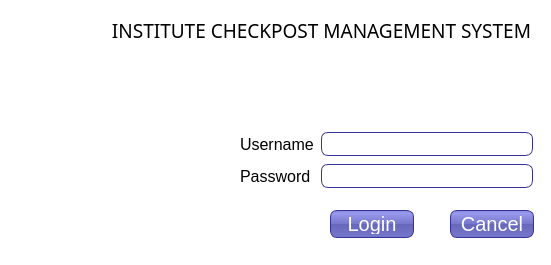
<?xml version="1.0" encoding="UTF-8"?>
<ui version="4.0">
 <class>Form</class>
 <widget class="QWidget" name="Form">
  <property name="geometry">
   <rect>
    <x>0</x>
    <y>0</y>
    <width>551</width>
    <height>265</height>
   </rect>
  </property>
  <property name="windowTitle">
   <string>Form</string>
  </property>
  <property name="styleSheet">
   <string notr="true">#Form{
background-image: url(C:/Python27/ICPMS/login.jpg);
background-repeat:no repeat;
background-position:left;
background-color:white;
}
QPushButton{
color: white;
background-color: QLinearGradient( x1: 0, y1: 0, x2: 0, y2: 1, stop: 0 #88d, stop: 0.1 #99e, stop: 0.49 #77c, stop: 0.5 #66b, stop: 1 #77c);
border-width: 1px;
border-color: #339;
border-style: solid;
border-radius: 7;
padding: 3px;
font-size: 20px;
padding-left: 5px;
padding-right: 5px;
min-width: 50px;
max-width: 50px;
min-height: 18px;
max-height: 20px;}

QLineEdit{
border-width: 1px;
border-color: #339;
border-style: solid;
border-radius: 7;
padding: 3px;
padding-left: 5px;
padding-right: 5px;
}

</string>
  </property>
  <widget class="QPushButton" name="cancel_btn">
   <property name="geometry">
    <rect>
     <x>450</x>
     <y>210</y>
     <width>84</width>
     <height>28</height>
    </rect>
   </property>
   <property name="sizePolicy">
    <sizepolicy hsizetype="Fixed" vsizetype="Fixed">
     <horstretch>0</horstretch>
     <verstretch>0</verstretch>
    </sizepolicy>
   </property>
   <property name="minimumSize">
    <size>
     <width>84</width>
     <height>26</height>
    </size>
   </property>
   <property name="styleSheet">
    <string notr="true">width:72px</string>
   </property>
   <property name="text">
    <string>Cancel</string>
   </property>
  </widget>
  <widget class="QPushButton" name="login_btn">
   <property name="geometry">
    <rect>
     <x>330</x>
     <y>210</y>
     <width>84</width>
     <height>28</height>
    </rect>
   </property>
   <property name="sizePolicy">
    <sizepolicy hsizetype="Fixed" vsizetype="Fixed">
     <horstretch>0</horstretch>
     <verstretch>0</verstretch>
    </sizepolicy>
   </property>
   <property name="minimumSize">
    <size>
     <width>84</width>
     <height>26</height>
    </size>
   </property>
   <property name="styleSheet">
    <string notr="true">width:72px</string>
   </property>
   <property name="text">
    <string>Login</string>
   </property>
  </widget>
  <widget class="QWidget" name="">
   <property name="geometry">
    <rect>
     <x>240</x>
     <y>130</y>
     <width>293</width>
     <height>60</height>
    </rect>
   </property>
   <layout class="QVBoxLayout" name="verticalLayout">
    <item>
     <layout class="QHBoxLayout" name="horizontalLayout">
      <item>
       <widget class="QLabel" name="username_label">
        <property name="font">
         <font>
          <pointsize>12</pointsize>
         </font>
        </property>
        <property name="text">
         <string>Username</string>
        </property>
       </widget>
      </item>
      <item>
       <widget class="QLineEdit" name="username_lineEdit">
        <property name="sizePolicy">
         <sizepolicy hsizetype="Fixed" vsizetype="Fixed">
          <horstretch>0</horstretch>
          <verstretch>0</verstretch>
         </sizepolicy>
        </property>
        <property name="styleSheet">
         <string notr="true">width:200px</string>
        </property>
       </widget>
      </item>
     </layout>
    </item>
    <item>
     <layout class="QHBoxLayout" name="horizontalLayout_2">
      <item>
       <widget class="QLabel" name="password_label">
        <property name="font">
         <font>
          <pointsize>12</pointsize>
         </font>
        </property>
        <property name="text">
         <string>Password</string>
        </property>
       </widget>
      </item>
      <item>
       <widget class="QLineEdit" name="password_lineEdit">
        <property name="sizePolicy">
         <sizepolicy hsizetype="Fixed" vsizetype="Fixed">
          <horstretch>0</horstretch>
          <verstretch>0</verstretch>
         </sizepolicy>
        </property>
        <property name="styleSheet">
         <string notr="true">width:200px</string>
        </property>
        <property name="echoMode">
         <enum>QLineEdit::Password</enum>
        </property>
       </widget>
      </item>
     </layout>
    </item>
   </layout>
  </widget>
  <widget class="QLabel" name="label">
   <property name="geometry">
    <rect>
     <x>30</x>
     <y>0</y>
     <width>501</width>
     <height>61</height>
    </rect>
   </property>
   <property name="font">
    <font>
     <family>NEOTERIQUE</family>
     <pointsize>14</pointsize>
    </font>
   </property>
   <property name="text">
    <string>INSTITUTE CHECKPOST MANAGEMENT SYSTEM</string>
   </property>
   <property name="alignment">
    <set>Qt::AlignRight|Qt::AlignTrailing|Qt::AlignVCenter</set>
   </property>
  </widget>
 </widget>
 <resources/>
 <connections>
  <connection>
   <sender>cancel_btn</sender>
   <signal>clicked()</signal>
   <receiver>Form</receiver>
   <slot>close()</slot>
   <hints>
    <hint type="sourcelabel">
     <x>152</x>
     <y>144</y>
    </hint>
    <hint type="destinationlabel">
     <x>43</x>
     <y>5</y>
    </hint>
   </hints>
  </connection>
 </connections>
</ui>
